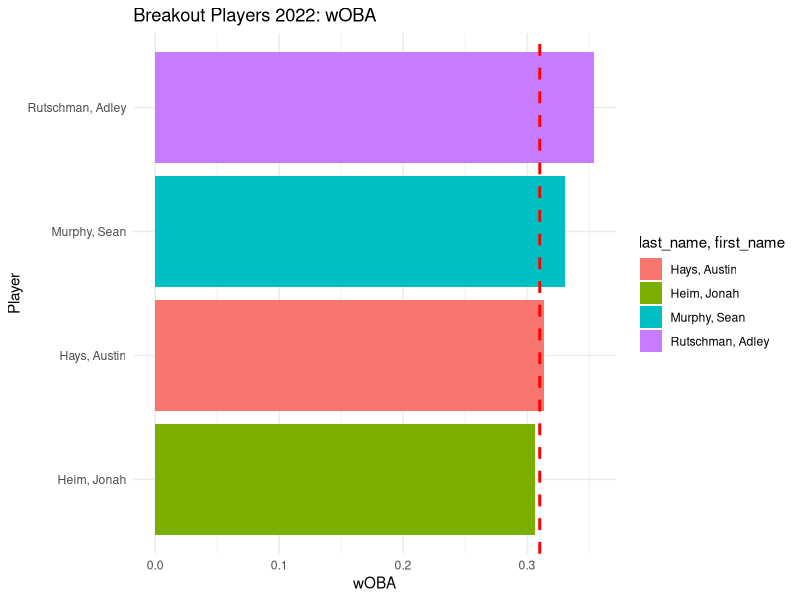
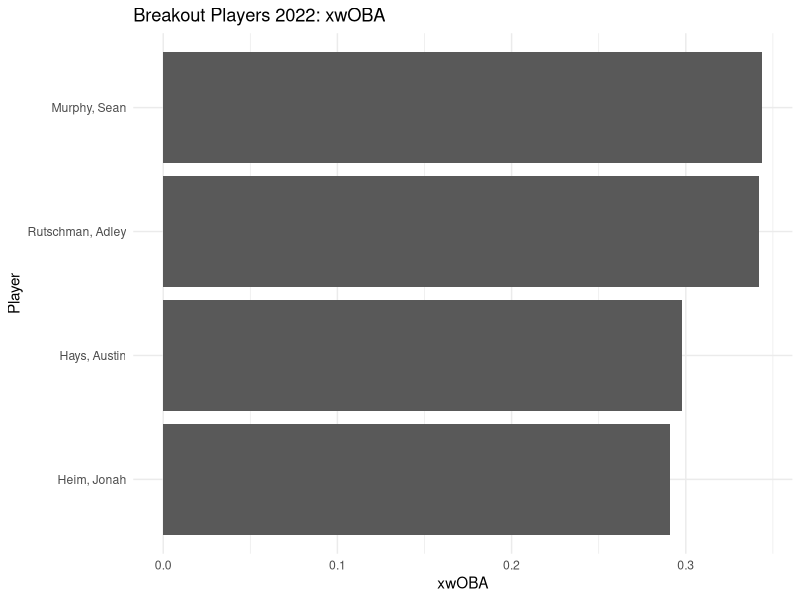
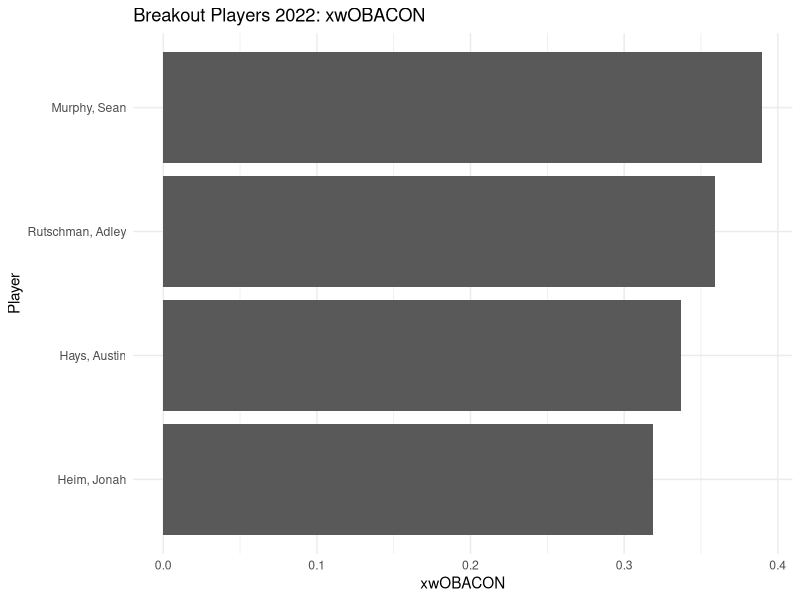
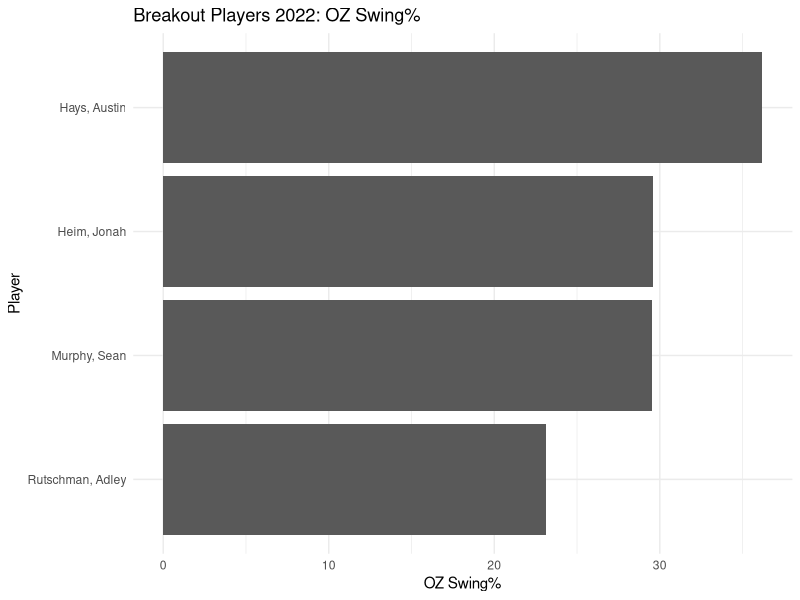
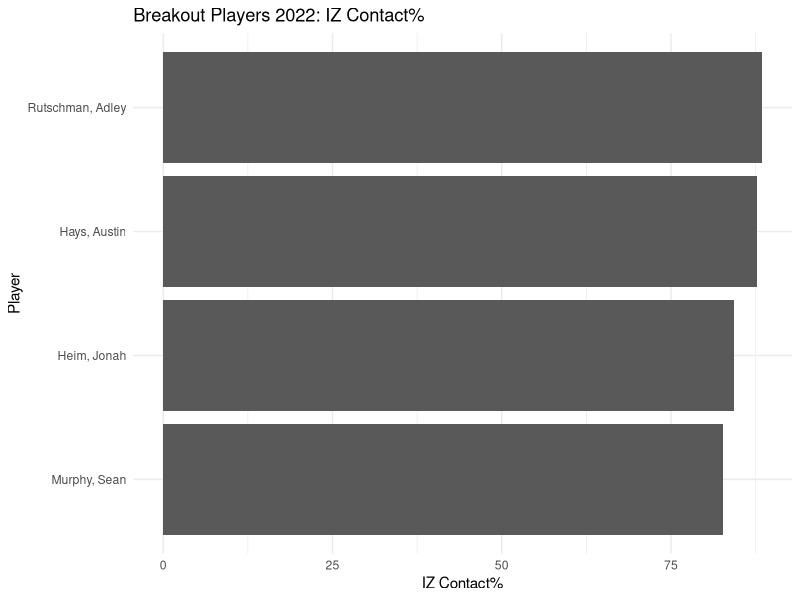
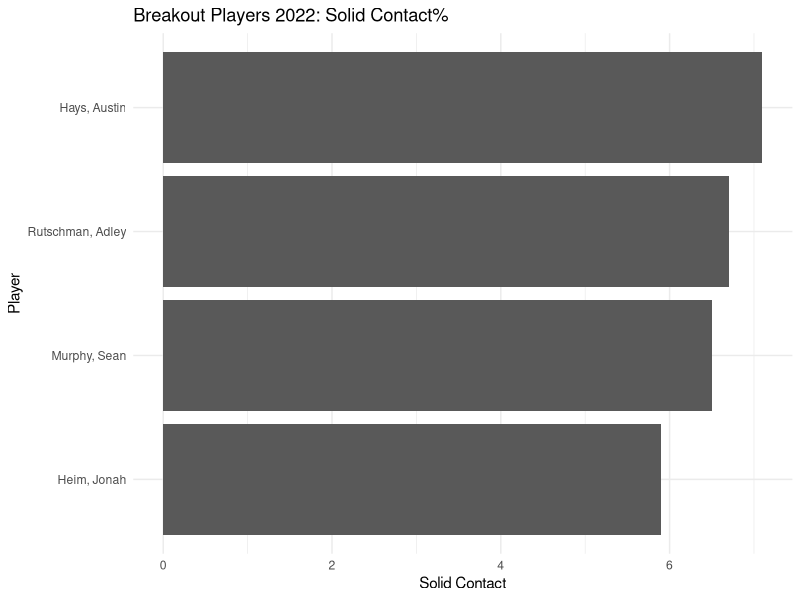
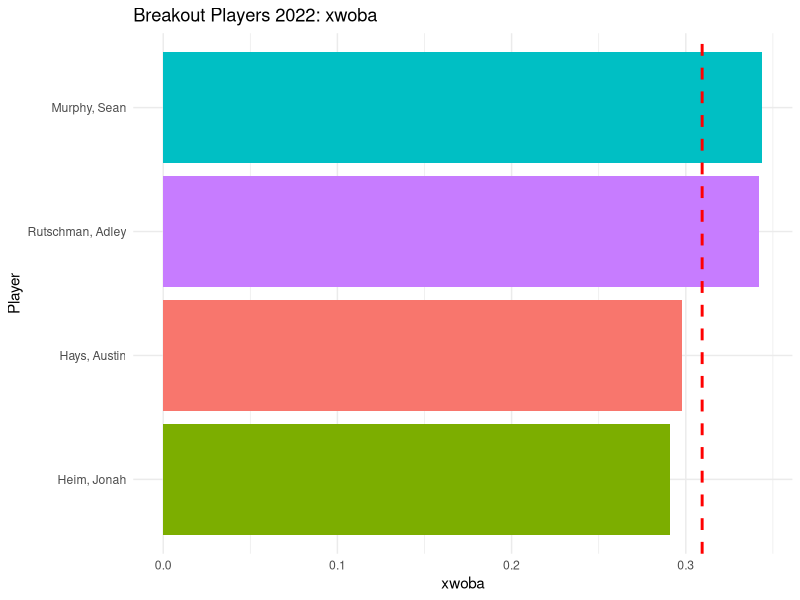
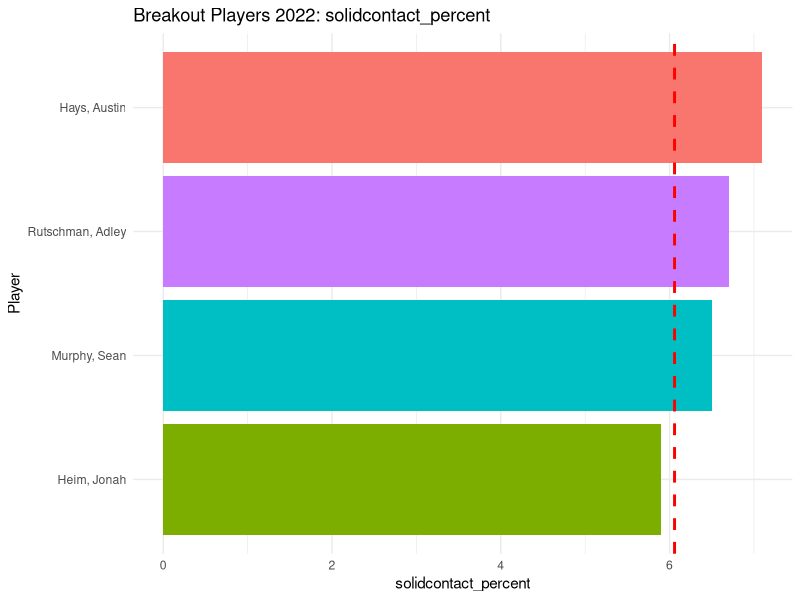

R code for these plots, in order:
library(tidyverse)

data_2023=read_csv("savant_data_2023.csv")
data_2022=read_csv("savant_data_2022.csv")

breakout_players22=data_2022 %>% 
  filter(`last_name, first_name` %in% c("Hays, Austin", 
                                       "Murphy, Sean",
                                       "Heim, Jonah",
                                       "Rutschman, Adley"))


league_avg <- data_2022 %>%
  summarise(avg_woba = mean(woba, na.rm = TRUE))

breakout_players22 %>%
  ggplot(aes(x = reorder(`last_name, first_name`, woba), y = woba, fill=`last_name, first_name`)) +
  geom_col() +
  geom_hline(yintercept = league_avg$avg_woba,
             color = "red", linetype = "dashed", linewidth = 1) +
  coord_flip() +
  labs(x = "Player", y = "wOBA", title = "Breakout Players 2022: wOBA") +
  theme_minimal()


breakout_players22 %>%
  ggplot(aes(x = reorder(`last_name, first_name`, xwoba), y = xwoba)) +
  geom_col() +
  coord_flip() +  # optional: makes bars horizontal
  labs(x = "Player", y = "xwOBA", title = "Breakout Players 2022: xwOBA") +
  theme_minimal()

breakout_players22 %>%
  ggplot(aes(x = reorder(`last_name, first_name`, xwobacon), y = xwobacon)) +
  geom_col() +
  coord_flip() +  # optional: makes bars horizontal
  labs(x = "Player", y = "xwOBACON", title = "Breakout Players 2022: xwOBACON") +
  theme_minimal()

breakout_players22 %>%
  ggplot(aes(x = reorder(`last_name, first_name`, oz_swing_percent), y = oz_swing_percent)) +
  geom_col() +
  coord_flip() +  # optional: makes bars horizontal
  labs(x = "Player", y = "OZ Swing%", title = "Breakout Players 2022: OZ Swing%") +
  theme_minimal()

breakout_players22 %>%
  ggplot(aes(x = reorder(`last_name, first_name`, iz_contact_percent), y = iz_contact_percent)) +
  geom_col() +
  coord_flip() +  # optional: makes bars horizontal
  labs(x = "Player", y = "IZ Contact%", title = "Breakout Players 2022: IZ Contact%") +
  theme_minimal()

breakout_players22 %>%
  ggplot(aes(x = reorder(`last_name, first_name`, solidcontact_percent), y = solidcontact_percent)) +
  geom_col() +
  coord_flip() +  # optional: makes bars horizontal
  labs(x = "Player", y = "Solid Contact", title = "Breakout Players 2022: Solid Contact%") +
  theme_minimal()



plot_stat_bar <- function(breakout_df, league_df, stat, player_col = "last_name, first_name") {
  # Pull the variable name safely
  stat_sym <- rlang::ensym(stat)
  player_sym <- rlang::sym(player_col)
  
  # Calculate league average for the chosen stat
  avg_stat <- league_df %>%
    summarise(avg = mean(!!stat_sym, na.rm = TRUE)) %>%
    pull(avg)
  
  # Create the plot
  breakout_df %>%
    ggplot(aes(x = reorder(!!player_sym, !!stat_sym), y = !!stat_sym, fill = !!player_sym)) +
    geom_col(show.legend = FALSE) +
    geom_hline(yintercept = avg_stat, color = "red", linetype = "dashed", linewidth = 1) +
    coord_flip() +
    labs(
      x = "Player",
      y = rlang::as_name(stat_sym),
      title = paste("Breakout Players 2022:", rlang::as_name(stat_sym))
    ) +
    theme_minimal()
}

plot_stat_bar(breakout_players22, data_2022, xwoba)
plot_stat_bar(breakout_players22, data_2022, solidcontact_percent)












